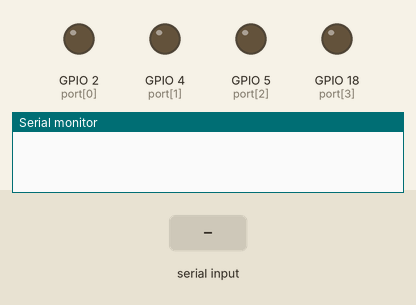
Simulated run of this sketch. Board: ESP32. On the bench: output pins drawn as LEDs (lit = HIGH), the last lines printed to the serial monitor. Dashed ring = blinking. The test bench sets the inputs (shaded band). Nothing arrives over Bluetooth unless stated.

Above: at 1.2 s.
1.3 s: "turn\n" received over the second serial link
At 1.45 s:
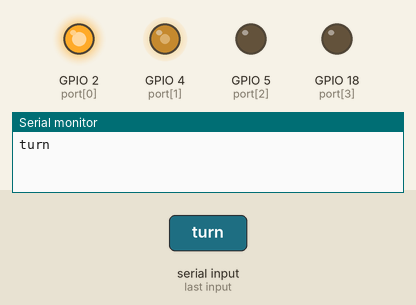
At 2.31 s:
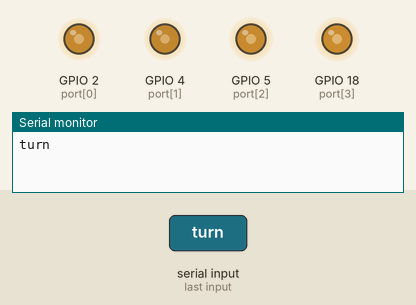
4.3 s: "slower\n" received over the second serial link
7.3 s: "faster\n" received over the second serial link
10.3 s: "seq half\n" received over the second serial link
At 17.25 s:
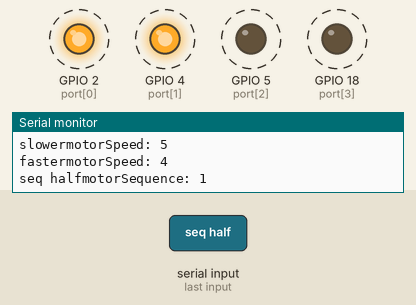
Timing chart, 0 to 17.3 s (numbered marks = the images above; inputs shaded):
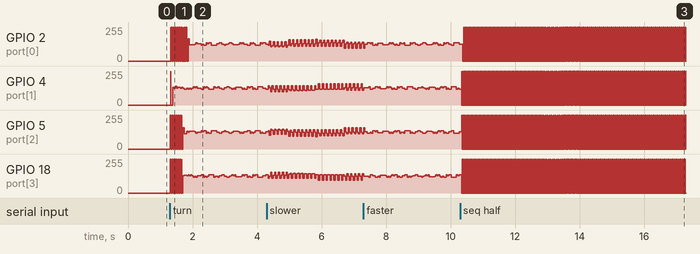

The sketch:

bluetooth_turntable.ino
```cpp
// Load libraries
#include "BluetoothSerial.h"


// Check if Bluetooth configs are enabled
#if !defined(CONFIG_BT_ENABLED) || !defined(CONFIG_BLUEDROID_ENABLED)
#error Bluetooth is not enabled! Please run `make menuconfig` to and enable it
#endif

// Bluetooth Serial object
BluetoothSerial SerialBT;

//motor control variables
const int cw = 1;
const int ccw = 2;
int motor_dir = 1;
const int halfSeq = 1;
const int fullSeq = 2;
int motorSequence = fullSeq;
int motorSpeed = 4;
int maxSeq = 8;

//flag commands for stepper motor control
bool flagTurn = false;
bool flagIncreaseSpeed = false;
bool flagDecreaseSpeed = false;


// ports used to control the stepper motor, modify according to your settup...
int port[4] = {2, 4, 5, 18};//{4, 5, 6, 7};

// half step sequence of stepper motor control
int halfseq[8][4] = {
  {  LOW, HIGH, HIGH,  LOW},
  {  LOW,  LOW, HIGH,  LOW},
  {  LOW,  LOW, HIGH, HIGH},
  {  LOW,  LOW,  LOW, HIGH},
  { HIGH,  LOW,  LOW, HIGH},
  { HIGH,  LOW,  LOW,  LOW},
  { HIGH, HIGH,  LOW,  LOW},
  {  LOW, HIGH,  LOW,  LOW}
};

// full step sequence of stepper motor control
int fullseq[4][4] = {
  {  LOW, HIGH, HIGH,  LOW},
  {  LOW,  LOW, HIGH, HIGH},
  { HIGH,  LOW,  LOW, HIGH},
  { HIGH, HIGH,  LOW,  LOW}
};

// Handle received and sent messages
String message = "";
char incomingChar;

// Timer: auxiliar variables
unsigned long previousMillis = 0;    // Stores last time stepper command was sent
long stepperStepInterval = 2;         // interval between each step

void setup() {
  Serial.begin(115200);

  // Bluetooth device name
  SerialBT.begin("BT_TurnTable");

  //setup ULN2003 driver pins for the stepper
  pinMode(port[0], OUTPUT);
  pinMode(port[1], OUTPUT);
  pinMode(port[2], OUTPUT);
  pinMode(port[3], OUTPUT);
}

void loop() {
  // Read received BT messages (commands from phone)
  if (SerialBT.available()){
    char incomingChar = SerialBT.read();
    if (incomingChar != '\n'){
      message += String(incomingChar);
    }
    else{// end of message when \n arrives
      //echo back the command to phone
      SerialBT.print("Received message: "); SerialBT.println(message);
      message = "";
    }
    Serial.write(incomingChar);
    // Check received message and control output accordingly
    checkMessage(message);
  }

  unsigned long currentMillis = millis();
  if(currentMillis - previousMillis > motorSpeed)
  {
    previousMillis = currentMillis;
    if(flagTurn)
      rotate(motor_dir, motorSequence);
  }
}


void checkMessage(String message)
{
  if (message =="turn"){
    flagTurn = true;
  }
  else if (message =="stop"){
    flagTurn = false;
    cutCoilsPower();
  }
  else if (message =="slower"){
    flagDecreaseSpeed = true;
  }
  else if (message =="faster"){
    flagIncreaseSpeed = true;
  }
  else if (message =="dir cw"){
    motor_dir = cw;
    Serial.print("motor_dir: "); Serial.println(motor_dir);
  }
  else if (message =="dir ccw"){
    motor_dir = ccw;
    Serial.print("motor_dir: "); Serial.println(motor_dir);
  }
  else if (message =="seq half"){
    motorSequence = halfSeq;
    Serial.print("motorSequence: "); Serial.println(motorSequence);
  }
  else if (message =="seq full"){
    motorSequence = fullSeq;
    Serial.print("motorSequence: "); Serial.println(motorSequence);
  }

  if(flagIncreaseSpeed){
    motorSpeed-=1;
    if(motorSpeed < 1) motorSpeed  = 1;
    flagIncreaseSpeed = false;
    Serial.print("motorSpeed: "); Serial.println(motorSpeed);
  }
  if(flagDecreaseSpeed){
    motorSpeed+=1;
    flagDecreaseSpeed = false;
    Serial.print("motorSpeed: "); Serial.println(motorSpeed);
  }
}

void cutCoilsPower()
{
  // power cut
  for(int i = 0; i < 4; i++) {
    digitalWrite(port[i], LOW);
  }
}

void rotate(int dir, int sequence) {
  static int phase = 0;
  if(sequence == halfSeq)
  {
    maxSeq = 8;
    //drive the pins
    for(int i = 0; i < 4; i++) {
      digitalWrite(port[i], halfseq[phase][i]);
    }
  }
  else//full step
  {
    maxSeq = 4;
    //drive the pins
    for(int i = 0; i < 4; i++) {
      digitalWrite(port[i], fullseq[phase][i]);
    }
  }

  if(dir == cw)//clockwise - cw
  {
    phase++;
    if(phase >= maxSeq)
      phase = 0;
  }
  else if (dir == ccw)//counter clockwise - ccw
  {
    phase--;
    if(phase < 0)
      phase = maxSeq-1;
  }
  //Serial.println(phase);
}
```

Measured:
- by itself, GPIO 4 (port[1]): alternates 255/255 for 0.02 s and 0/255 for 0.03 s
